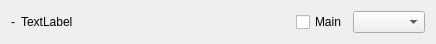
<?xml version="1.0" encoding="UTF-8"?>
<ui version="4.0">
 <class>DockTitle</class>
 <widget class="QWidget" name="DockTitle">
  <property name="geometry">
   <rect>
    <x>0</x>
    <y>0</y>
    <width>436</width>
    <height>44</height>
   </rect>
  </property>
  <property name="windowTitle">
   <string>Form</string>
  </property>
  <layout class="QHBoxLayout" name="horizontalLayout">
   <item>
    <widget class="QLabel" name="m_pIcon">
     <property name="sizePolicy">
      <sizepolicy hsizetype="Minimum" vsizetype="Expanding">
       <horstretch>0</horstretch>
       <verstretch>0</verstretch>
      </sizepolicy>
     </property>
     <property name="text">
      <string>-</string>
     </property>
    </widget>
   </item>
   <item>
    <widget class="QLabel" name="m_pTitle">
     <property name="sizePolicy">
      <sizepolicy hsizetype="Expanding" vsizetype="Preferred">
       <horstretch>0</horstretch>
       <verstretch>0</verstretch>
      </sizepolicy>
     </property>
     <property name="text">
      <string>TextLabel</string>
     </property>
    </widget>
   </item>
   <item>
    <widget class="QCheckBox" name="m_pMain">
     <property name="text">
      <string>Main</string>
     </property>
    </widget>
   </item>
   <item>
    <widget class="QComboBox" name="m_pGroup"/>
   </item>
  </layout>
 </widget>
 <resources/>
 <connections/>
</ui>
